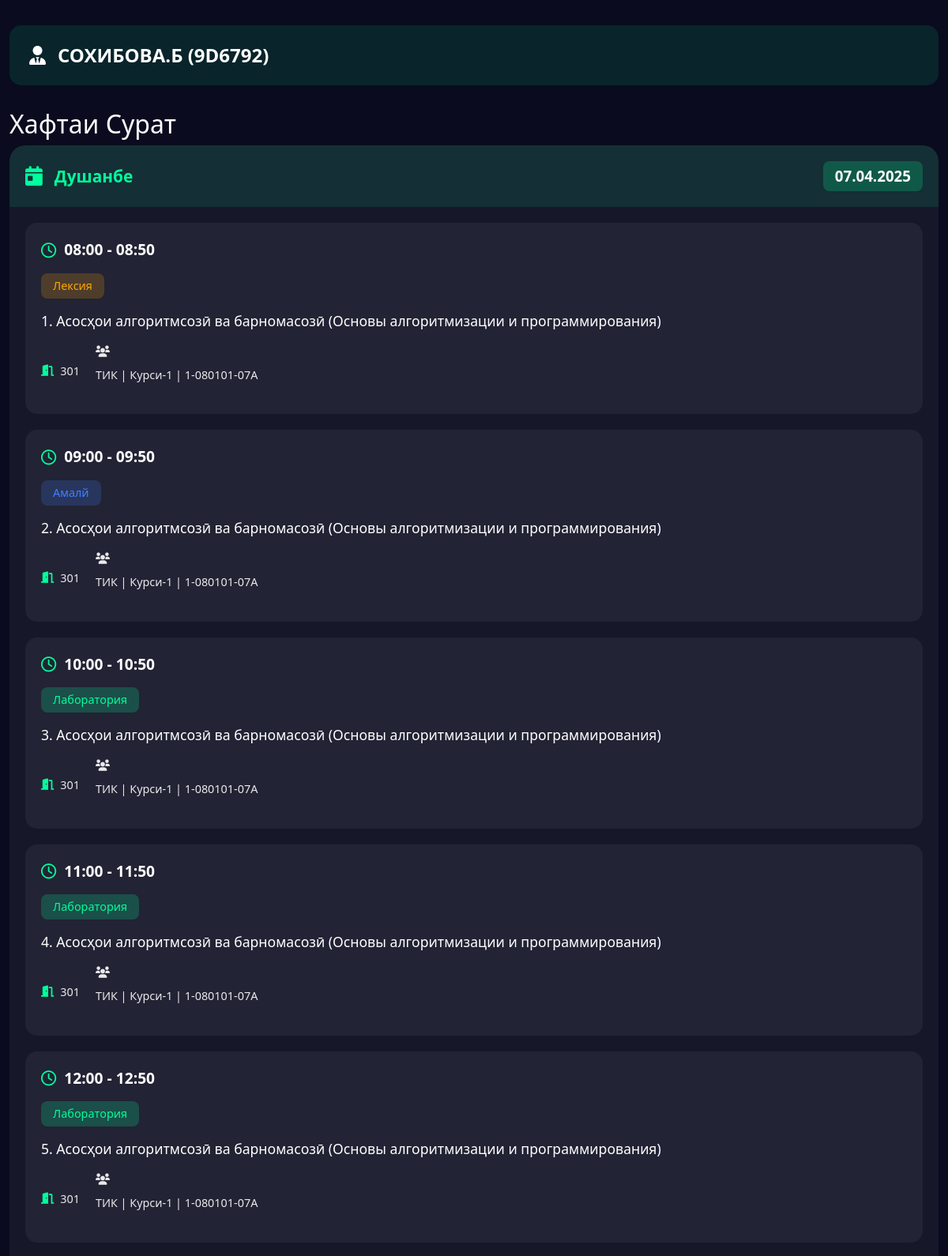
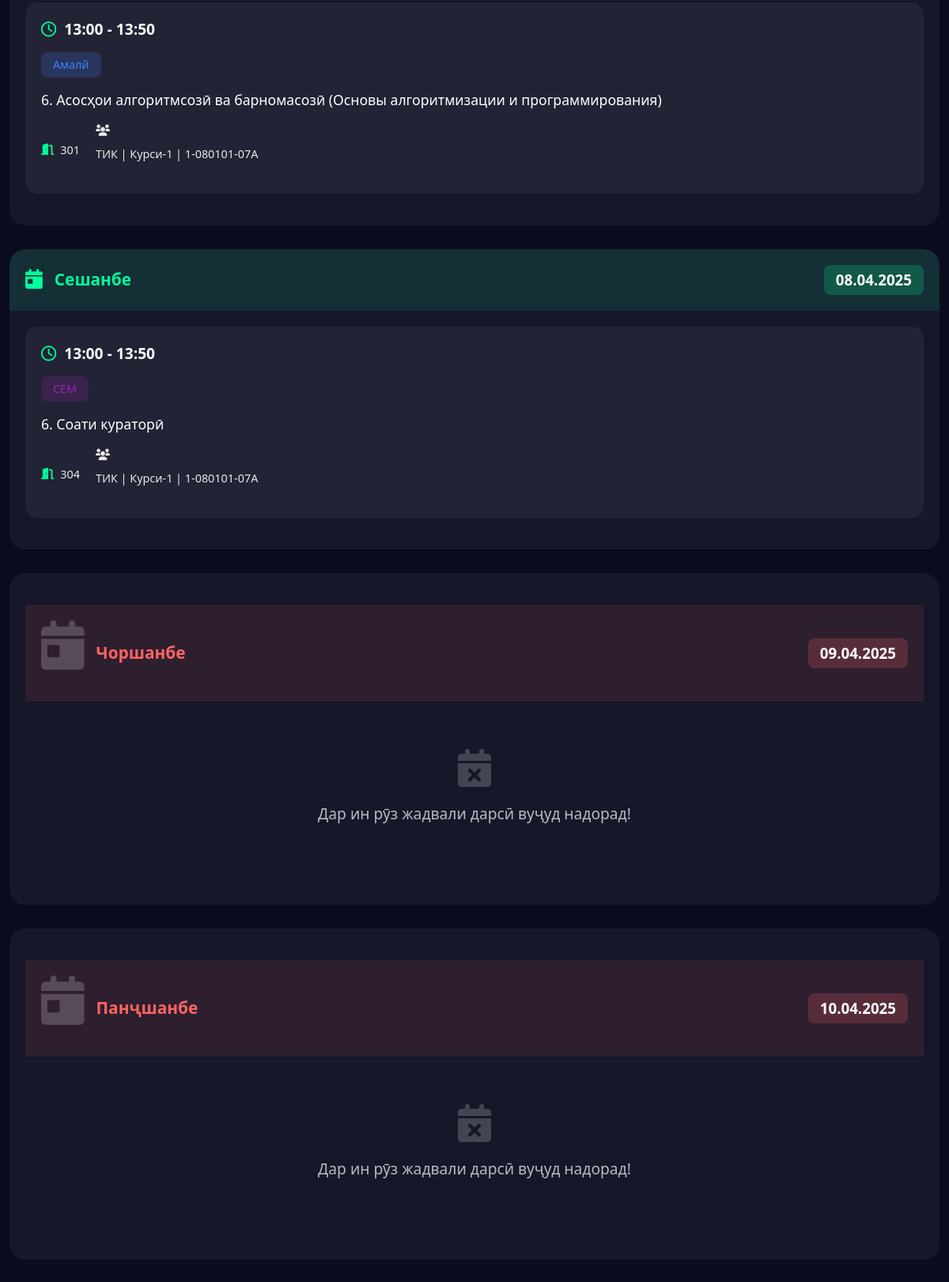
Screenshot of /teacher/9D6792 (upper part) with the database file from the repository (2 pictures, top to bottom).
### tables this page shows
CREATE TABLE teachers (
        id INTEGER PRIMARY KEY AUTOINCREMENT,
        teacher_name TEXT NOT NULL UNIQUE,
        teacher_code TEXT NOT NULL
    );

CREATE TABLE schedules (
        id INTEGER PRIMARY KEY AUTOINCREMENT,
        faculty TEXT NOT NULL,
        course TEXT NOT NULL,
        "group" TEXT NOT NULL,
        day TEXT NOT NULL,
        lesson_time TEXT NOT NULL,
        lesson_type TEXT,
        subject TEXT NOT NULL,
        teacher TEXT NOT NULL,
        room TEXT NOT NULL,
        week_type TEXT NOT NULL CHECK (week_type IN ('Четный', 'Нечетный'))
    );

### app.py (the view)
@app.route('/teacher/<teacher_code>')
def show_teacher_schedule(teacher_code):
    conn = get_db_connection()
    try:
        teacher = conn.execute('SELECT teacher_name FROM teachers WHERE teacher_code=?', (teacher_code,)).fetchone()
        if not teacher:
            flash('Noto‘g‘ri muallim kodi!', 'danger')
            return redirect(url_for('main'))
        teacher_name = teacher['teacher_name']
        lessons = conn.execute('SELECT * FROM schedules ORDER BY lesson_time').fetchall()
        current_week_type = get_week_type()
        week_types = ['Четный', 'Нечетный'] if current_week_type == 'Четный' else ['Нечетный', 'Четный']
        display_week_types = {week_type: display_week_type(week_type) for week_type in week_types}
        schedule = {week_type: {} for week_type in week_types}
        week_dates = get_current_week_dates()
        ordered_days = DAYS_OF_WEEK
        today = datetime.today().strftime('%d.%m.%Y')
        current_day = DAYS_OF_WEEK[datetime.today().weekday()]
        for week_type in week_types:
            for day_name in ordered_days:
                schedule[week_type][day_name] = {
                    'date': week_dates[day_name],
                    'weekday': DAYS_OF_WEEK.index(day_name),
                    'lessons': [],
                    'is_today': day_name == current_day and week_dates[day_name] == today and week_type == current_week_type
                }
        for lesson in lessons:
            lesson_teacher = lesson['teacher']
            normalized_lesson_teacher = normalize_teacher_name(lesson_teacher)
            if are_names_similar(normalized_lesson_teacher, teacher_name, threshold=0.85):
                day_name = lesson['day']
                week_type = lesson['week_type']
                if day_name in schedule[week_type]:
                    schedule[week_type][day_name]['lessons'].append({
                        'time': lesson['lesson_time'],
                        'type': lesson['lesson_type'],
                        'subject': lesson['subject'],
                        'room': lesson['room'],
                        'group': f"{lesson['faculty']} | {lesson['course']} | {lesson['group']}"
                    })
        for week_type in week_types:
            for day_name in ordered_days:
                lessons = schedule[week_type][day_name]['lessons']
                if lessons:
                    lessons_by_time = {}
                    for lesson in lessons:
                        time = lesson['time']
                        if time not in lessons_by_time:
                            lessons_by_time[time] = []
                        lessons_by_time[time].append(lesson)
                    new_lessons = []
                    for time in sorted(lessons_by_time.keys()):
                        time_lessons = lessons_by_time[time]
                        groups = [l['group'] for l in time_lessons]
                        first_lesson = time_lessons[0]
                        new_lessons.append({
                            'time': time,
                            'type': first_lesson['type'],
                            'subject': first_lesson['subject'],
                            'room': first_lesson['room'],
                            'groups': groups
                        })
                    schedule[week_type][day_name]['lessons'] = new_lessons
    finally:
        conn.close()
    return render_template('teacher_schedule.html', schedule=schedule, teacher_name=teacher_name,
                          teacher_code=teacher_code, display_week_types=display_week_types)

### app.py (called while the page is built)
def get_db_connection():
    conn = sqlite3.connect(DB_PATH)
    conn.row_factory = sqlite3.Row
    return conn

def normalize_teacher_name(teacher_name):
    teacher_name = teacher_name.strip()
    prefixes = ["н.и техникӣ", "н.и.иқтисодӣ", "н.и.", "дотс.", "проф.", "техникӣ", "иқтисодӣ", "доц.", "профессор", "профессори", "доцент", "доценти","таърих", "таърихи", "мудири"]
    for prefix in prefixes:
        if prefix in teacher_name:
            teacher_name = teacher_name.replace(prefix, "").strip()
    parts = teacher_name.split()
    if len(parts) == 1:
        return parts[0]
    elif len(parts) > 1 and parts[-1].replace(".", "").isupper():
        return " ".join(parts[-2:])
    return teacher_name

def are_names_similar(name1, name2, threshold=0.8):
    similarity = SequenceMatcher(None, name1, name2).ratio()
    return similarity >= threshold

def get_current_week_dates():
    today = datetime.now()
    week_dates = {}
    for i in range(7):
        target_date = today + timedelta(days=i)
        weekday_num = target_date.weekday()
        day_name = DAYS_OF_WEEK[weekday_num]
        week_dates[day_name] = target_date.strftime("%d.%m.%Y")
    return week_dates

def get_week_type():
    today = datetime.today()
    week_number = today.isocalendar()[1]
    return 'Четный' if week_number % 2 == 0 else 'Нечетный'

def display_week_type(week_type):
    return "Сурат" if week_type == "Четный" else "Махрач"

### templates/teacher_schedule.html (shortened to what this page needs)
<!DOCTYPE html>
<html lang="tg">
<head>
    <link href="https://cdn.jsdelivr.net/npm/bootstrap@5.3.0/dist/css/bootstrap.min.css" rel="stylesheet">
    <link href="https://cdnjs.cloudflare.com/ajax/libs/font-awesome/6.0.0/css/all.min.css" rel="stylesheet">
    <link href="{{ url_for('static', filename='css/styles.css') }}" rel="stylesheet">
</head>
<body>
    <div class="container">
        <div class="group-header">
            <i class="fas fa-user-tie"></i>
            <span class="group-name">{{ teacher_name }} ({{ teacher_code }})</span>
        </div>
        {% for week_type, days in schedule.items() %}
            <form name="{{ display_week_types[week_type] }}">
                <div class="week-section">
                    <h2>Хафтаи {{ display_week_types[week_type] }}</h2>
                    {% for day_name, data in days.items() %}
                        <div class="day-card {% if data.lessons|length > 0 %}has-lessons{% else %}no-lessons{% endif %}">
                            <div class="day-header">
                                <i class="fas fa-calendar-day"></i>
                                <span class="day-name">{{ day_name }}</span>
                                <span class="day-date">{{ data.date }}</span>
                            </div>
                            <div class="lessons-container">
                                {% if data.weekday == 6 %}
                                    <div class="no-lessons sunday">
                                        <i class="fas fa-coffee"></i>
                                        <p>Дарс мавҷуд емас!</p>
                                    </div>
                                {% elif data.lessons|length > 0 %}
                                    {% for lesson in data.lessons %}
                                        <div class="lesson-card">
                                            <div class="lesson-time">
                                                <i class="far fa-clock clock-icon"></i>
                                                {{ lesson.time }}
                                            </div>
                                            <div class="lesson-type {{ lesson.type|lower }}">
                                                {{ lesson.type }}
                                            </div>
                                            <div class="lesson-subject">
                                                {{ lesson.subject }}
                                            </div>
                                            <div class="lesson-details">
                                                <div class="lesson-room">
                                                    <i class="fas fa-door-open"></i>
                                                    {{ lesson.room }}
                                                </div>
                                                <div class="lesson-group">
                                                    <i class="fas fa-users"></i>
                                                    <ul class="lesson-groups">
                                                        {% for group in lesson.groups %}
                                                            <li>{{ group }}</li>
                                                        {% endfor %}
                                                    </ul>
                                                </div>
                                            </div>
                                        </div>
                                    {% endfor %}
                                {% else %}
                                    <div class="no-lessons">
                                        <i class="fas fa-calendar-xmark"></i>
                                        <p>Дар ин рӯз жадвали дарсӣ вуҷуд надорад!</p>
                                    </div>
                                {% endif %}
                            </div>
                        </div>
                    {% endfor %}
                </div>
            </form>
        {% endfor %}
    </div>
</body>
</html>

### static/css/styles.css (style rules this page uses)
body { background-color: #0a0b1e; color: #ffffff; min-height: 100vh; font-family: 'Segoe UI', system-ui, -apple-system, sans-serif; }
.container { padding-top: 2rem; padding-bottom: 2rem; max-width: 1200px; }
.group-header { display: flex; align-items: center; gap: 15px; background: rgba(0, 255, 157, 0.1); padding: 20px 25px; border-radius: 15px; margin-bottom: 30px; font-size: 1.5em; font-weight: 600; }
.group-header .group-name { color: #ffffff; text-transform: uppercase; }
form { margin-bottom: 40px; }
.day-card { background: rgba(255, 255, 255, 0.05); border-radius: 20px; margin-bottom: 30px; overflow: hidden; }
.day-card.has-lessons .day-header { background: rgba(0, 255, 157, 0.1); color: #00ff9d; }
.day-card.no-lessons .day-header { background: rgba(255, 100, 100, 0.1); color: #ff6464; }
.day-header { padding: 20px; display: flex; align-items: center; gap: 15px; font-size: 1.3em; font-weight: 600; }
.day-header i { font-size: 1.2em; }
.day-header .day-name { margin-right: auto; }
.day-header .day-date { font-size: 0.9em; padding: 5px 15px; border-radius: 8px; color: #ffffff; }
.day-card.has-lessons .day-header .day-date { background: rgba(0, 255, 157, 0.2); }
.day-card.no-lessons .day-header .day-date { background: rgba(255, 100, 100, 0.2); }
.lessons-container { padding: 20px; }
.no-lessons { text-align: center; padding: 40px 20px; color: rgba(255, 255, 255, 0.7); }
.no-lessons i { font-size: 3em; margin-bottom: 20px; color: rgba(255, 255, 255, 0.2); }
.no-lessons p { font-size: 1.2em; margin: 0; }
.lesson-card { background: rgba(255, 255, 255, 0.05); border-radius: 15px; padding: 20px; margin-bottom: 20px; transition: transform 0.3s ease, background 0.3s ease; }
.lesson-time { font-size: 1.2em; font-weight: 600; color: #ffffff; margin-bottom: 15px; display: flex; align-items: center; gap: 10px; }
.lesson-time .clock-icon { color: #00ff9d; }
.lesson-type { display: inline-block; padding: 5px 15px; border-radius: 8px; font-size: 0.9em; margin-bottom: 15px; }
.lesson-type.лексия { background: rgba(255, 166, 0, 0.2); color: #ffa600; }
.lesson-type.лаборатория { background: rgba(0, 255, 157, 0.2); color: #00ff9d; }
.lesson-type.амалй { background: rgba(64, 128, 255, 0.2); color: #4080ff; }
.lesson-type.сем { background: rgba(156, 39, 176, 0.2); color: #9c27b0; }
.lesson-subject { font-size: 1.1em; font-weight: 500; margin-bottom: 15px; color: #ffffff; word-break: break-word; }
.lesson-details { display: flex; gap: 20px; color: rgba(255, 255, 255, 0.9); font-size: 0.9em; }
.lesson-teacher, .lesson-room { display: flex; align-items: center; gap: 8px; }
.lesson-teacher i, .lesson-room i { color: #00ff9d; }

### templates/teacher_schedule.html (style rules this page uses)
.lesson-groups { list-style-type: none; padding-left: 0; margin-top: 5px; }
.lesson-groups li { display: flex; align-items: center; gap: 8px; color: rgba(255, 255, 255, 0.9); padding: 3px 0; }

### rows the page displays
teachers: teacher_name "СОХИБОВА.Б"
schedules: time "08:00 - 08:50", type "Лексия", subject "1. Асосҳои алгоритмсозӣ ва барномасозӣ (Основы алгоритмизации и программирования)", room "301", groups "ТИК | Курси-1 | 1-080101-07А"
schedules: time "09:00 - 09:50", type "Амалй", subject "2. Асосҳои алгоритмсозӣ ва барномасозӣ (Основы алгоритмизации и программирования)", room "301", groups "ТИК | Курси-1 | 1-080101-07А"
schedules: time "10:00 - 10:50", type "Лаборатория", subject "3. Асосҳои алгоритмсозӣ ва барномасозӣ (Основы алгоритмизации и программирования)", room "301", groups "ТИК | Курси-1 | 1-080101-07А"
schedules: time "11:00 - 11:50", type "Лаборатория", subject "4. Асосҳои алгоритмсозӣ ва барномасозӣ (Основы алгоритмизации и программирования)", room "301", groups "ТИК | Курси-1 | 1-080101-07А"
schedules: time "12:00 - 12:50", type "Лаборатория", subject "5. Асосҳои алгоритмсозӣ ва барномасозӣ (Основы алгоритмизации и программирования)", room "301", groups "ТИК | Курси-1 | 1-080101-07А"
schedules: time "13:00 - 13:50", type "Амалй", subject "6. Асосҳои алгоритмсозӣ ва барномасозӣ (Основы алгоритмизации и программирования)", room "301", groups "ТИК | Курси-1 | 1-080101-07А"
schedules: time "13:00 - 13:50", type "СЕМ", subject "6. Соати кураторӣ", room "304", groups "ТИК | Курси-1 | 1-080101-07А"

### other values shown
{{ teacher_code }} "9D6792"
{{ display_week_types[week_type] }} "Сурат"
{{ day_name }} "Душанбе" "Сешанбе" "Чоршанбе" "Панҷшанбе"
{{ data.date }} "07.04.2025" "08.04.2025" "09.04.2025" "10.04.2025"
